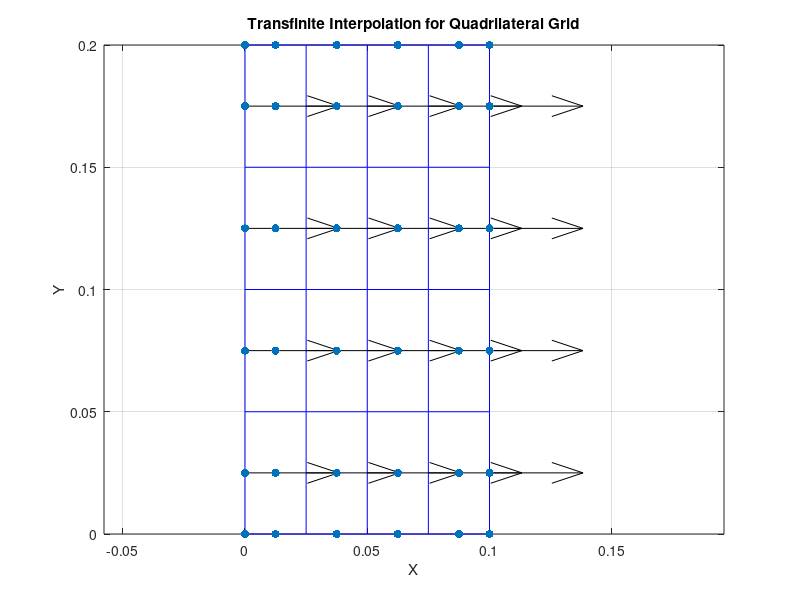

The MATLAB source for this figure:
clear all
close all
clc

% Maximum number of iterations
max_iter = 1000;
tolerance = 10^-15;
lambda = 0.1; %under relaxation factor
iter = 0;


T_inf = 300;
h_inf = 15;

a = 0.1;
b = 0.2;

% Define the vertices of the quadrilateral
vertices = [0, 0; a, 0; a, b; 0, b];

% Discretization parameters
ny = 5; % Number of points along y
nx = 5; % Number of points along x

% Initialize matrices for grid points
X = zeros(ny, nx);
Y = zeros(ny, nx);

% Interpolation parameters
xi = linspace(0, 1, ny);
eta = linspace(0, 1, nx);

% Iterate over the grid points
for i = 1:ny
    for j = 1:nx
        % Interpolation along xi and eta axes
        xi_val = xi(i);
        eta_val = eta(j);

        % Transfinite interpolation formula for each coordinate
        X(i, j) = (1 - xi_val) * ((1 - eta_val) * vertices(1, 1) + eta_val * vertices(2, 1)) + ...
            xi_val * ((1 - eta_val) * vertices(4, 1) + eta_val * vertices(3, 1));
        Y(i, j) = (1 - eta_val) * ((1 - xi_val) * vertices(1, 2) + xi_val * vertices(4, 2)) + ...
            eta_val * ((1 - xi_val) * vertices(2, 2) + xi_val * vertices(3, 2));
    end
end

% Plot the quadrilateral grid
figure;
plot(X, Y, 'b-', X', Y', 'b-');
xlabel('X');
ylabel('Y');
title('Transfinite Interpolation for Quadrilateral Grid');
axis equal;
grid on;

%----------------------------------------------------------------------------------------------------------------------------------------------------------------------------------------------------------------------------------------------
% Centroids
Xc = zeros(ny-1,nx-1);
Yc = zeros(ny-1,nx-1);

for i=1:ny-1
    for j=1:nx-1
        Xc(i,j) = mean ([X(i,j), X(i,j+1),X(i+1,j),X(i+1,j+1)]);
        Yc(i,j) = mean ([Y(i,j), Y(i,j+1),Y(i+1,j),Y(i+1,j+1)]);
    end
end


%--------------------------------------------------------------------------------------------------------------------------------------------------------------------------------------------------------------------------------
% Face Centroids
Xfh = zeros(ny,nx-1);
Yfh = zeros(ny,nx-1);
Xfv = zeros(ny-1,nx);
Yfv = zeros(ny-1,nx);

for i=1:ny-1
    for j=1:nx
        Xfv(i,j) = mean ([X(i,j),X(i+1,j)]);
        Yfv(i,j) = mean ([Y(i,j),Y(i+1,j)]);

    end
end

for i=1:ny
    for j=1:nx-1
        Xfh(i,j) = mean ([X(i,j),X(i,j+1)]);
        Yfh(i,j) = mean ([Y(i,j),Y(i,j+1)]);
    end
end


%scatter(Xfh,Yfh,'filled','go');
%scatter(Xfv,Yfv,'filled','bo');

%--------------------------------------------------------------------------------------------------------------------------------------------------------------------------------------------------------------------------------
%Centroids and centroids at Boundary Faces

Xfc = zeros(ny+1,nx+1);
Yfc = zeros(ny+1,nx+1);

Xfc(1,1) = vertices(1,1);
Yfc(1,1) = vertices(1,2);
Xfc(1,nx+1) = vertices(2,1);
Yfc(1,nx+1) = vertices(2,2);
Xfc(ny+1,nx+1) = vertices(3,1);
Yfc(ny+1,nx+1) = vertices(3,2);
Xfc(ny+1,1) = vertices(4,1);
Yfc(ny+1,1) = vertices(4,2);


for i=1:ny-1
    for j=1:nx-1

        %AB
        Xfc(1,j+1) = Xfh(1,j);
        Yfc(1,j+1) = Yfh(1,j);

        %CD
        Xfc(ny+1,j+1) = Xfh(ny,j);
        Yfc(ny+1,j+1) = Yfh(ny,j);

        %AD
        Xfc(i+1,1) = Xfv(i,1);
        Yfc(i+1,1) = Yfv(i,1);

        %BC
        Xfc(i+1,nx+1) = Xfv(i,nx);
        Yfc(i+1,nx+1) = Yfv(i,nx);

        %Internal Centroids
        Xfc(i+1,j+1) = Xc(i,j);
        Yfc(i+1,j+1) = Yc(i,j);
    end
end

hold on
scatter(Xfc,Yfc,'filled','ro');



%--------------------------------------------------------------------------------------------------------------------------------------------------------------------------------------------------------------------------------
% Areas (Volumes)

A = zeros(ny-1,nx-1);

p1 = zeros(ny-1,nx-1);
p2 = zeros(ny-1,nx-1);

for i=1:ny-1
    for j=1:nx-1

        p1(i,j) = abs((X(i+1,j)-X(i,j))*(Y(i,j+1)-Y(i,j))-(X(i,j+1)-X(i,j))*(Y(i+1,j)-Y(i,j)));
        p2(i,j) = abs((X(i+1,j+1)-X(i,j+1))*(Y(i+1,j+1)-Y(i+1,j))-(X(i+1,j+1)-X(i+1,j))*(Y(i+1,j+1)-Y(i,j+1)));
        A(i,j) = 0.5*(p1(i,j)+p2(i,j));
    end
end



%--------------------------------------------------------------------------------------------------------------------------------------------------------------------------------------------------------------------------------------
% Faces Areas

Afe = zeros(ny-1,nx);
Afn = zeros(ny,nx-1);


for i=1:ny-1
    for j=1:nx

        Afe(i,j) = sqrt((X(i+1,j) - X(i,j))^2 + (Y(i+1,j) - Y(i,j))^2);

    end
end

for i=1:ny
    for j=1:nx-1

        Afn(i,j) = sqrt((X(i,j+1) - X(i,j))^2 + (Y(i,j+1) - Y(i,j))^2);

    end
end

%--------------------------------------------------------------------------------------------------------------------------------------------------------------------------------------------------------------------------------------
% Normal Vectors

Sxe = zeros(ny-1,nx); % East Normal Vector coordinates
sxe = zeros(ny-1,nx);
Sye = zeros(ny-1,nx);
sye = zeros(ny-1,nx);

Sxn = zeros(ny,nx-1); % North Normal Vector coordinates
sxn = zeros(ny,nx-1);
Syn = zeros(ny,nx-1);
syn = zeros(ny,nx-1);


for i=1:ny-1
    for j=1:nx
        Sxe(i,j) = Y(i+1,j)-Y(i,j);
        Sye(i,j) = -X(i+1,j)+X(i,j);
        sxe(i,j) = Sxe(i,j)/sqrt((Y(i+1,j)-Y(i,j))^2 + (-X(i+1,j)+X(i,j))^2);
        sye(i,j) = Sye(i,j)/sqrt((Y(i+1,j)-Y(i,j))^2 + (-X(i+1,j)+X(i,j))^2);

    end
end


for i=1:ny
    for j=1:nx-1
        Sxn(i,j) = -Y(i,j+1)+Y(i,j);
        Syn(i,j) = X(i,j+1)-X(i,j);
        sxn(i,j) = Sxn(i,j)/sqrt((-Y(i,j+1)+Y(i,j))^2 + (X(i,j+1)-X(i,j))^2);
        syn(i,j) = Syn(i,j)/sqrt((-Y(i,j+1)+Y(i,j))^2 + (X(i,j+1)-X(i,j))^2);

    end
end

quiver(Xfv,Yfv,Sxe,Sye,'k');
%quiver(Xfh,Yfh,Sxn,Syn,'filled','k');

%----------------------------------------------------------------------------------------------------------------------------------------------------------------------------------------------------------------------------------------
% East E - T Vectors

Exe = zeros(ny-1,nx);
Eye = zeros(ny-1,nx);
Txe = zeros(ny-1,nx);
Tye = zeros(ny-1,nx);
exe = zeros(ny-1,nx);
eye = zeros(ny-1,nx);
mod_ee = zeros(ny-1,nx);
mod_Ee = zeros(ny-1,nx);

for i=1:ny-1
    for j=1:nx


        mod_ee(i,j) = sqrt((Xfc(i+1,j+1)-Xfc(i+1,j))^2+(Yfc(i+1,j+1)-Yfc(i+1,j))^2);
        exe(i,j) = (Xfc(i+1,j+1)-Xfc(i+1,j))/mod_ee(i,j);
        eye(i,j) = (Yfc(i+1,j+1)-Yfc(i+1,j))/mod_ee(i,j);
        Exe(i,j) = dot([Sxe(i,j) Sye(i,j)],[Sxe(i,j) Sye(i,j)])*exe(i,j)/dot([exe(i,j) eye(i,j)],[Sxe(i,j) Sye(i,j)]);
        Eye(i,j) = dot([Sxe(i,j) Sye(i,j)],[Sxe(i,j) Sye(i,j)])*eye(i,j)/dot([exe(i,j) eye(i,j)],[Sxe(i,j) Sye(i,j)]);
        mod_Ee(i,j) = sqrt(Exe(i,j)^2 + Eye(i,j)^2);
        Txe(i,j) = Sxe(i,j) - Exe(i,j);
        Tye(i,j) = Sye(i,j) - Eye(i,j);


    end
end

hold on
%quiver(Xfv,Yfv,Exe,Eye,'b');
%quiver(Xfv,Yfv,Txe,Tye,'b');


%---------------------------------------------------------------------------------------------------------------------------------------------------------------------------------------------------------------------------------------
% North E - T Vectors

Exn = zeros(ny,nx-1);
Eyn = zeros(ny,nx-1);
Txn = zeros(ny,nx-1);
Tyn = zeros(ny,nx-1);
exn = zeros(ny,nx-1);
eyn = zeros(ny,nx-1);
mod_en = zeros(ny,nx-1);
mod_En = zeros(ny,nx-1);


for i=1:ny
    for j=1:nx-1

        mod_en(i,j) = sqrt((Xfc(i+1,j+1)-Xfc(i,j+1))^2+(Yfc(i+1,j+1)-Yfc(i,j+1))^2);
        exn(i,j) = (Xfc(i+1,j+1)-Xfc(i,j+1))/mod_en(i,j);
        eyn(i,j) = (Yfc(i+1,j+1)-Yfc(i,j+1))/mod_en(i,j);
        Exn(i,j) = dot([Sxn(i,j) Syn(i,j)],[Sxn(i,j) Syn(i,j)])*exn(i,j)/dot([exn(i,j) eyn(i,j)],[Sxn(i,j) Syn(i,j)]);
        Eyn(i,j) = dot([Sxn(i,j) Syn(i,j)],[Sxn(i,j) Syn(i,j)])*eyn(i,j)/dot([exn(i,j) eyn(i,j)],[Sxn(i,j) Syn(i,j)]);
        mod_En(i,j) = sqrt(Exn(i,j)^2 + Eyn(i,j)^2);
        Txn(i,j) = Sxn(i,j) - Exn(i,j);
        Tyn(i,j) = Syn(i,j) - Eyn(i,j);

    end
end

%hold on
%quiver(Xfv,Yfv,Exn,Eyn,'filled','g');
%quiver(Xfv,Yfv,Txn,Tyn,'filled','g');

%--------------------------------------------------------------------------------------------------------------------------------------------------------------------------------------------------------------------------------------
% gDiff

g_Diffe = zeros(ny-1,nx);
g_Diffn = zeros(ny,nx-1);

for i=1:ny-1
    for j=1:nx

        g_Diffe(i,j) = sqrt(Exe(i,j)^2 + Eye(i,j)^2)/sqrt((Xfc(i,j+1) - Xfc(i,j))^2 + (Yfc(i,j+1) - Yfc(i,j))^2);

    end
end

for i=1:ny
    for j=1:nx-1

        g_Diffn(i,j) = sqrt(Exn(i,j)^2 + Eyn(i,j)^2)/sqrt((Xfc(i+1,j) - Xfc(i,j))^2 + (Yfc(i+1,j) - Yfc(i,j))^2);

    end
end

%--------------------------------------------------------------------------------------------------------------------------------------------------------------------------------------------------------------------------------------
% Interpolation factors

ge = zeros(ny-1,nx); % for east faces
gn = zeros(ny,nx-1); % for north faces


for i=1:ny-1

    ge(i,1) = 1;
    ge(i,nx) = 1;

    for j=2:nx-1
        ge(i,j) = (A(i,j-1))/(A(i,j-1) + A(i,j));
    end
end


for j=1:nx-1

    gn(1,j) = 1;
    gn(ny,j) = 1;

    for i=2:ny-1
        gn(i,j) = (A(i-1,j))/(A(i-1,j) + A(i,j));
    end
end


%---------------------------------------------------------------------------------------------------------------------------------------------------------------------------------------------------------------------------------------
% Initial guess for the temperature

Told = zeros(ny+1,nx+1);
T = 400 * ones (ny+1,nx+1); % at the centroids and the boundary faces centroids
T(1,:) = 320;
error = 900;

%---------------------------------------------------------------------------------------------------------------------------------------------------------------------------------------------------------------------------------------
% coefficients

aE = zeros(ny+1,nx+1);
aW = zeros(ny+1,nx+1);
aN = zeros(ny+1,nx+1);
aS = zeros(ny+1,nx+1);
aC = zeros(ny+1,nx+1);
bC = zeros(ny+1,nx+1);
grad_Txe = zeros(ny-1,nx);
grad_Tye = zeros(ny-1,nx);
grad_Txn = zeros(ny,nx-1);
grad_Tyn = zeros(ny,nx-1);
gamma_c = zeros (size(Xfc));
gamma_fe = zeros (ny-1,nx);
gamma_fn = zeros(ny,nx-1);
Tfe = zeros (ny-1,nx);
Tfn = zeros(ny,nx-1);
Sc = zeros (size(Xfc));
grad_Tx = zeros(ny+1,nx+1);
grad_Ty = zeros(ny+1,nx+1);
fluxCb = zeros(ny-1,nx);
fluxVb = zeros(ny-1,nx);


%----------------------------------------------------------------------------------------------------------------------------------------------------------------------------------------------------------------------
% HERE THE LOOP SHOULD START

while error>tolerance && iter<max_iter


%---------------------------------------------------------------------------------------------------------------------------------------------------------------------------------------------------------------------------------------
    % Finding Gammas at centroids


    for i=1:ny+1
        for j=1:nx+1
            gamma_c(i,j) = T(i,j)* (Xfc(i,j)^2 + exp(0.1*Yfc(i,j)))/400;
            %gamma_c(i,j) = 1;
        end
    end

%---------------------------------------------------------------------------------------------------------------------------------------------------------------------------------------------------------------------------------------
    % Finding Gammas at face centroids using interpolation

    %--------------------------
    % East


    for i=1:ny-1

        gamma_fe(i,1) = gamma_c(i+1,1);
        gamma_fe(i,nx) = gamma_c(i+1,nx+1);

        for j=2:nx-1
            gamma_fe(i,j) = (1 - ge(i,j))*gamma_c(i+1,j) + ge(i,j)*gamma_c(i+1,j+1);
        end
    end

    %-------------------------
    % North


    for j=1:nx-1

        gamma_fn(1,j) = gamma_c(1,j+1);
        gamma_fn(ny,j) = gamma_c(ny+1,j+1);

        for i=2:ny-1
            gamma_fn(i,j) = (1 - gn(i,j))*gamma_c(i,j+1) + gn(i,j)*gamma_c(i+1,j+1);
        end
    end

%------------------------------------------------------------------------------------------------------------------------------------------------------------------------------------------------------------------------------------------------
    % Temperature at the faces

    % East

    

    for i=1:ny-1

        Tfe(i,1) = T(i+1,1);
        Tfe(i,nx) = T(i+1,nx+1);

        for j=2:nx-1
            Tfe(i,j) = (1 - ge(i,j))*T(i+1,j) + ge(i,j)*T(i+1,j+1);
        end
    end

    % North


    for j=1:nx-1

        Tfn(1,j) = T(1,j+1);
        Tfn(ny,j) = T(ny+1,j+1);

        for i=2:ny-1
            Tfn(i,j) = (1 - gn(i,j))*T(i,j+1) + gn(i,j)*T(i+1,j+1);
        end
    end


%-------------------------------------------------------------------------------------------------------------------------------------------------------------------------------------------------------------------------------------------------
    % Source term at centroids


    for i=1:ny+1
        for j=1:nx+1
            Sc(i,j) = (T(i,j)* (2*Xfc(i,j) - 0.2*Yfc(i,j)))/400;
           
        end
    end

 %---------------------------------------------------------------------------------------------------------------------------------------------------------------------------------------------------------------------------------------
    % % Finding Source term at face centroids using interpolation
    %
    % % East
    %
    % Sfe = zeros (ny-1,nx);
    %
    % for i=1:ny-1
    %
    %     Sfe(i,1) = Sc(i+1,1);
    %     Sfe(i,nx) = Sc(i+1,nx+1);
    %
    %     for j=2:nx-1
    %         Sfe(i,j) = (1 - ge(i,j))*Sc(i+1,j) + ge(i,j)*Sc(i+1,j+1);
    %     end
    % end
    %
    % % North
    %
    % Sfn = zeros(ny,nx-1);
    %
    % for j=1:nx-1
    %
    %     Sfn(1,j) = Sc(1,j+1);
    %     Sfn(ny,j) = Sc(ny+1,j+1);
    %
    %     for i=2:ny-1
    %         Sfn(i,j) = (1 - gn(i,j))*Sc(i,j+1) + gn(i,j)*Sc(i+1,j+1);
    %     end
    % end

%--------------------------------------------------------------------------------------------------------------------------------------------------------------------------------------------------------------------------------------------
    % Gradient of temperature at the centroids

    
    for i=2:ny
        for j=2:nx
            grad_Tx(i,j) = (-Tfe(i-1,j-1)*Sxe(i-1,j-1) + Tfe(i-1,j)*Sxe(i-1,j) - Tfn(i-1,j-1)*Sxn(i-1,j-1) + Tfn(i,j-1)*Sxn(i,j-1))/A(i-1,j-1);
            grad_Ty(i,j) = (-Tfe(i-1,j-1)*Sye(i-1,j-1) + Tfe(i-1,j)*Sye(i-1,j) - Tfn(i-1,j-1)*Syn(i-1,j-1) + Tfn(i,j-1)*Syn(i,j-1))/A(i-1,j-1);
            %grad_Tx(i,j) = 1;
            %grad_Ty(i,j) = 1;

        end
    end

    % West Boundary
    grad_Tx(:,1) = grad_Tx(:,2);
    grad_Ty(:,1) = grad_Ty(:,2);

    % South Boundary
    grad_Tx(1,:) = grad_Tx(2,:);
    grad_Ty(1,:) = grad_Ty(2,:);

    % East Boundary
    grad_Tx(:,nx+1) = grad_Tx(:,nx);
    grad_Ty(:,nx+1) = grad_Ty(:,nx);

    % North Boundary
    grad_Tx(ny+1,:) = 0;
    grad_Ty(ny+1,:) = 0;


%--------------------------------------------------------------------------------------------------------------------------------------------------------------------------------------------------------------------------------------------
    % Gradient of temperature at the faces

    for i=1:ny-1

        grad_Txe(i,1) = grad_Tx(i+1,1);
        grad_Tye(i,1) = grad_Ty(i+1,1);
        grad_Txe(i,nx) = grad_Tx(i+1,nx+1);
        grad_Tye(i,nx) = grad_Ty(i+1,nx+1);


        for j=2:nx-1

            grad_Txe(i,j) = (1 - ge(i,j))*grad_Tx(i+1,j) + ge(i,j)*grad_Tx(i+1,j+1);
            grad_Tye(i,j) = (1 - ge(i,j))*grad_Ty(i+1,j) + ge(i,j)*grad_Ty(i+1,j+1);

        end
    end

    for j=1:nx-1

        grad_Txn(1,j) = grad_Tx(1,j+1);
        grad_Tyn(1,j) = grad_Ty(1,j+1);
        grad_Txn(ny,j) = grad_Tx(ny+1,j+1);
        grad_Tyn(ny,j) = grad_Ty(ny+1,j+1);

        for i=2:ny-1

            grad_Txn(i,j) = (1-gn(i,j))*grad_Tx(i,j+1) + gn(i,j)*grad_Tx(i+1,j+1);
            grad_Tyn(i,j) = (1-gn(i,j))*grad_Ty(i,j+1) + gn(i,j)*grad_Ty(i+1,j+1);

        end
    end

%---------------------------------------------------------------------------------------------------------------------------------------------------------------------------------------------------------------------------------
    % Loop for inner elements:

    for i=3:ny-1
        for j=3:nx-1

            aE(i,j) = - gamma_fe(i-1,j) * g_Diffe(i-1,j);
            aW(i,j) = - gamma_fe(i-1,j-1) * g_Diffe(i-1,j-1);
            aN(i,j) = - gamma_fn(i,j-1) * g_Diffn(i,j-1);
            aS(i,j) = - gamma_fn(i-1,j-1) * g_Diffn(i-1,j-1);
            aC(i,j) = -(aE(i,j) + aW(i,j) + aN(i,j) + aS(i,j));
            bC(i,j) = Sc(i,j) * A(i-1,j-1) + gamma_fe(i-1,j)*(grad_Txe(i-1,j)*Txe(i-1,j)+grad_Tye(i-1,j)*Tye(i-1,j)) + gamma_fe(i-1,j-1)*(grad_Txe(i-1,j-1)*Txe(i-1,j-1) + grad_Tye(i-1,j-1)*Tye(i-1,j-1)) + gamma_fn(i,j-1)*(grad_Txn(i,j-1)*Txn(i,j-1)+grad_Tyn(i,j-1)*Tyn(i,j-1)) + gamma_fn(i-1,j-1)*(grad_Txn(i-1,j-1)*Txn(i-1,j-1)+grad_Tyn(i-1,j-1)*Tyn(i-1,j-1));


        end
    end

    % Loop for WEST elements without vertices: DIRICHLET T = 400 K

    for j=2
        for i=3:ny-1
            aE(i,j) = - gamma_fe(i-1,j) * g_Diffe(i-1,j);
            aW(i,j) = - gamma_fe(i-1,j-1) * g_Diffe(i-1,j-1);
            aN(i,j) = - gamma_fn(i,j-1) * g_Diffn(i,j-1);
            aS(i,j) = - gamma_fn(i-1,j-1) * g_Diffn(i-1,j-1);
            aC(i,j) = -(aE(i,j) +  aN(i,j) + aS(i,j) + aW(i,j));
            bC(i,j) = Sc(i,j) * A(i-1,j-1) + gamma_fe(i-1,j)*(grad_Txe(i-1,j)*Txe(i-1,j)+grad_Tye(i-1,j)*Tye(i-1,j)) + gamma_fe(i-1,j-1)*(grad_Txe(i-1,j-1)*Txe(i-1,j-1) + grad_Tye(i-1,j-1)*Tye(i-1,j-1)) + gamma_fn(i,j-1)*(grad_Txn(i,j-1)*Txn(i,j-1)+grad_Tyn(i,j-1)*Tyn(i,j-1)) + gamma_fn(i-1,j-1)*(grad_Txn(i-1,j-1)*Txn(i-1,j-1)+grad_Tyn(i-1,j-1)*Tyn(i-1,j-1)) - 400*aW(i,j);
            aW(i,j) = 0;
        end
    end


    % Loop over SOUTH elements without vertices: DIRICHLET T = 320 K

    for i=2
        for j=3:nx-1
            aE(i,j) = - gamma_fe(i-1,j) * g_Diffe(i-1,j);
            aW(i,j) = - gamma_fe(i-1,j-1) * g_Diffe(i-1,j-1);
            aN(i,j) = - gamma_fn(i,j-1) * g_Diffn(i,j-1);
            aS(i,j) = - gamma_fn(i-1,j-1) * g_Diffn(i-1,j-1);
            aC(i,j) = -(aE(i,j) + aW(i,j) + aN(i,j) + aS(i,j));
            bC(i,j) = Sc(i,j) * A(i-1,j-1) + gamma_fe(i-1,j)*(grad_Txe(i-1,j)*Txe(i-1,j)+grad_Tye(i-1,j)*Tye(i-1,j)) + gamma_fe(i-1,j-1)*(grad_Txe(i-1,j-1)*Txe(i-1,j-1) + grad_Tye(i-1,j-1)*Tye(i-1,j-1)) + gamma_fn(i,j-1)*(grad_Txn(i,j-1)*Txn(i,j-1)+grad_Tyn(i,j-1)*Tyn(i,j-1)) + gamma_fn(i-1,j-1)*(grad_Txn(i-1,j-1)*Txn(i-1,j-1)+grad_Tyn(i-1,j-1)*Tyn(i-1,j-1)) - 320*aS(i,j);
            aS(i,j) = 0;

        end
    end

    % Loop over NORTH elements without vertices: No FLUX CONDITION

    for i=ny
        for j=3:nx-1
            aE(i,j) = - gamma_fe(i-1,j) * g_Diffe(i-1,j);
            aW(i,j) = - gamma_fe(i-1,j-1) * g_Diffe(i-1,j-1);
            aN(i,j) = - gamma_fn(i,j-1) * g_Diffn(i,j-1);
            aS(i,j) = - gamma_fn(i-1,j-1) * g_Diffn(i-1,j-1);
            aC(i,j) = -(aE(i,j) + aW(i,j) + aS(i,j));
            bC(i,j) = Sc(i,j) * A(i-1,j-1) + gamma_fe(i-1,j)*(grad_Txe(i-1,j)*Txe(i-1,j)+grad_Tye(i-1,j)*Tye(i-1,j)) + gamma_fe(i-1,j-1)*(grad_Txe(i-1,j-1)*Txe(i-1,j-1) + grad_Tye(i-1,j-1)*Tye(i-1,j-1)) + gamma_fn(i,j-1)*(grad_Txn(i,j-1)*Txn(i,j-1)+grad_Tyn(i,j-1)*Tyn(i,j-1)) + gamma_fn(i-1,j-1)*(grad_Txn(i-1,j-1)*Txn(i-1,j-1)+grad_Tyn(i-1,j-1)*Tyn(i-1,j-1));
            aN(i,j) = 0;

        end
    end

    % Loop over EAST elements without vertices:



    for i=1:ny-1
        for j=1:nx
            fluxCb (i,j) = (h_inf * sqrt(Sxe(i,j)^2 + Sye(i,j)^2) + gamma_fe(i,j) * mod_Ee(i,j)/sqrt((Xfc(i+1,j+1)-Xfc(i+1,j))^2 + (Yfc(i+1,j+1)-Yfc(i+1,j))^2))/(h_inf * sqrt(Sxe(i,j)^2 + Sye(i,j)^2) * gamma_fe(i,j) * mod_Ee(i,j)/sqrt((Xfc(i+1,j+1)-Xfc(i+1,j))^2 + (Yfc(i+1,j+1)-Yfc(i+1,j))^2));
            fluxVb (i,j) = - fluxCb(i,j) * T_inf - (h_inf * sqrt(Sxe(i,j)^2 + Sye(i,j)^2) * gamma_fe(i,j) * (grad_Txe(i,j)*Txe(i,j) + grad_Tye(i,j)*Tye(i,j)))/(h_inf * sqrt(Sxe(i,j)^2 + Sye(i,j)^2) * gamma_fe(i,j) * mod_Ee(i,j)/sqrt((Xfc(i+1,j+1)-Xfc(i+1,j))^2 + (Yfc(i+1,j+1)-Yfc(i+1,j))^2));
        end
    end

    for j=nx
        for i=3:ny-1

            aE(i,j) = - gamma_fe(i-1,j) * g_Diffe(i-1,j);
            aW(i,j) = - gamma_fe(i-1,j-1) * g_Diffe(i-1,j-1);
            aN(i,j) = - gamma_fn(i,j-1) * g_Diffn(i,j-1);
            aS(i,j) = - gamma_fn(i-1,j-1) * g_Diffn(i-1,j-1);
            aC(i,j) = -(aW(i,j) + aN(i,j) + aS(i,j)) + fluxCb(i-1,j);
            bC(i,j) = Sc(i,j) * A(i-1,j-1) + gamma_fe(i-1,j)*(grad_Txe(i-1,j)*Txe(i-1,j)+grad_Tye(i-1,j)*Tye(i-1,j)) + gamma_fe(i-1,j-1)*(grad_Txe(i-1,j-1)*Txe(i-1,j-1) + grad_Tye(i-1,j-1)*Tye(i-1,j-1)) + gamma_fn(i,j-1)*(grad_Txn(i,j-1)*Txn(i,j-1)+grad_Tyn(i,j-1)*Tyn(i,j-1)) + gamma_fn(i-1,j-1)*(grad_Txn(i-1,j-1)*Txn(i-1,j-1)+grad_Tyn(i-1,j-1)*Tyn(i-1,j-1)) - fluxCb(i-1,j)*T_inf ;
            aE(i,j) = 0;

        end
    end

%------------------------------------------------------------------------------------------------------------------------------------------------------------------------------------------------------------------

    % WEST - SOUTH CORNER

    for j=2
        for i=2
            aE(i,j) = - gamma_fe(i-1,j) * g_Diffe(i-1,j);
            aW(i,j) = - gamma_fe(i-1,j-1) * g_Diffe(i-1,j-1);
            aN(i,j) = - gamma_fn(i,j-1) * g_Diffn(i,j-1);
            aS(i,j) = - gamma_fn(i-1,j-1) * g_Diffn(i-1,j-1);
            aC(i,j) = -(aE(i,j) + aW(i,j) + aN(i,j) + aS(i,j));
            bC(i,j) = Sc(i,j) * A(i-1,j-1) + gamma_fe(i-1,j)*(grad_Txe(i-1,j)*Txe(i-1,j)+grad_Tye(i-1,j)*Tye(i-1,j)) + gamma_fe(i-1,j-1)*(grad_Txe(i-1,j-1)*Txe(i-1,j-1) + grad_Tye(i-1,j-1)*Tye(i-1,j-1)) + gamma_fn(i,j-1)*(grad_Txn(i,j-1)*Txn(i,j-1)+grad_Tyn(i,j-1)*Tyn(i,j-1)) + gamma_fn(i-1,j-1)*(grad_Txn(i-1,j-1)*Txn(i-1,j-1)+grad_Tyn(i-1,j-1)*Tyn(i-1,j-1)) - 400*aW(i,j) - 320*aS(i,j);
            aW(i,j) = 0;
            aS(i,j) = 0;

        end
    end


%------------------------------------------------------------------------------------------------------------------------------------------------------------------------------------------------------------

    % EAST - NORTH CORNER

    for j=nx
        for i=ny

            aE(i,j) = - gamma_fe(i-1,j) * g_Diffe(i-1,j);
            aW(i,j) = - gamma_fe(i-1,j-1) * g_Diffe(i-1,j-1);
            aN(i,j) = - gamma_fn(i,j-1) * g_Diffn(i,j-1);
            aS(i,j) = - gamma_fn(i-1,j-1) * g_Diffn(i-1,j-1);
            aC(i,j) = -(aW(i,j) + aS(i,j))  + fluxCb(i-1,j);
            bC(i,j) = Sc(i,j) * A(i-1,j-1) + gamma_fe(i-1,j)*(grad_Txe(i-1,j)*Txe(i-1,j)+grad_Tye(i-1,j)*Tye(i-1,j)) + gamma_fe(i-1,j-1)*(grad_Txe(i-1,j-1)*Txe(i-1,j-1) + grad_Tye(i-1,j-1)*Tye(i-1,j-1)) + gamma_fn(i,j-1)*(grad_Txn(i,j-1)*Txn(i,j-1)+grad_Tyn(i,j-1)*Tyn(i,j-1)) + gamma_fn(i-1,j-1)*(grad_Txn(i-1,j-1)*Txn(i-1,j-1)+grad_Tyn(i-1,j-1)*Tyn(i-1,j-1)) - fluxCb(i-1,j)*T_inf ;
            aE(i,j) = 0;
            aN(i,j) = 0;
        end
    end

%------------------------------------------------------------------------------------------------------------------------------------------------------------------------------------------------------------

    % EAST - SOUTH CORNER

    for j=nx
        for i=2

            aE(i,j) = - gamma_fe(i-1,j) * g_Diffe(i-1,j);
            aW(i,j) = - gamma_fe(i-1,j-1) * g_Diffe(i-1,j-1);
            aN(i,j) = - gamma_fn(i,j-1) * g_Diffn(i,j-1);
            aS(i,j) = - gamma_fn(i-1,j-1) * g_Diffn(i-1,j-1);
            aC(i,j) = -(aW(i,j) + aN(i,j)) + aS(i,j) + fluxCb(i-1,j);
            bC(i,j) = Sc(i,j) * A(i-1,j-1) + gamma_fe(i-1,j)*(grad_Txe(i-1,j)*Txe(i-1,j)+grad_Tye(i-1,j)*Tye(i-1,j)) + gamma_fe(i-1,j-1)*(grad_Txe(i-1,j-1)*Txe(i-1,j-1) + grad_Tye(i-1,j-1)*Tye(i-1,j-1)) + gamma_fn(i,j-1)*(grad_Txn(i,j-1)*Txn(i,j-1)+grad_Tyn(i,j-1)*Tyn(i,j-1)) + gamma_fn(i-1,j-1)*(grad_Txn(i-1,j-1)*Txn(i-1,j-1)+grad_Tyn(i-1,j-1)*Tyn(i-1,j-1)) -320*aS(i,j) - fluxCb(i-1,j)*T_inf ;
            aE(i,j) = 0;
            aS(i,j) = 0;

        end
    end

%------------------------------------------------------------------------------------------------------------------------------------------------------------------------------------------------------------

    % WEST - NORTH CORNER

    for j=2
        for i=ny
            aE(i,j) = - gamma_fe(i-1,j) * g_Diffe(i-1,j);
            aW(i,j) = - gamma_fe(i-1,j-1) * g_Diffe(i-1,j-1);
            aN(i,j) = - gamma_fn(i,j-1) * g_Diffn(i,j-1);
            aS(i,j) = - gamma_fn(i-1,j-1) * g_Diffn(i-1,j-1);
            aC(i,j) = -(aE(i,j)  + aS(i,j) + aW(i,j));
            bC(i,j) = Sc(i,j) * A(i-1,j-1) + gamma_fe(i-1,j)*(grad_Txe(i-1,j)*Txe(i-1,j)+grad_Tye(i-1,j)*Tye(i-1,j)) + gamma_fe(i-1,j-1)*(grad_Txe(i-1,j-1)*Txe(i-1,j-1) + grad_Tye(i-1,j-1)*Tye(i-1,j-1)) + gamma_fn(i,j-1)*(grad_Txn(i,j-1)*Txn(i,j-1)+grad_Tyn(i,j-1)*Tyn(i,j-1)) + gamma_fn(i-1,j-1)*(grad_Txn(i-1,j-1)*Txn(i-1,j-1)+grad_Tyn(i-1,j-1)*Tyn(i-1,j-1)) - 400*aW(i,j);
            aW(i,j) = 0;
            aN(i,j) = 0;

        end
    end
%------------------------------------------------------------------------------------------------------------------------------------------------------------------------------------------------------------

% SOlVER: Gauss Seidel


    for i=2:ny
        for j=2:nx

            Told(i,j) = T(i,j);

            T(i,j) = T(i,j) + lambda*((bC(i,j) - aE(i,j)*T(i,j+1) - aN(i,j)*T(i+1,j) - aW(i,j)*T(i,j-1) - aS(i,j)*T(i-1,j))/aC(i,j) - T(i,j));

            error = abs(T(i,j) - Told(i,j));


        end
    end


    iter = iter+1;
end

T
